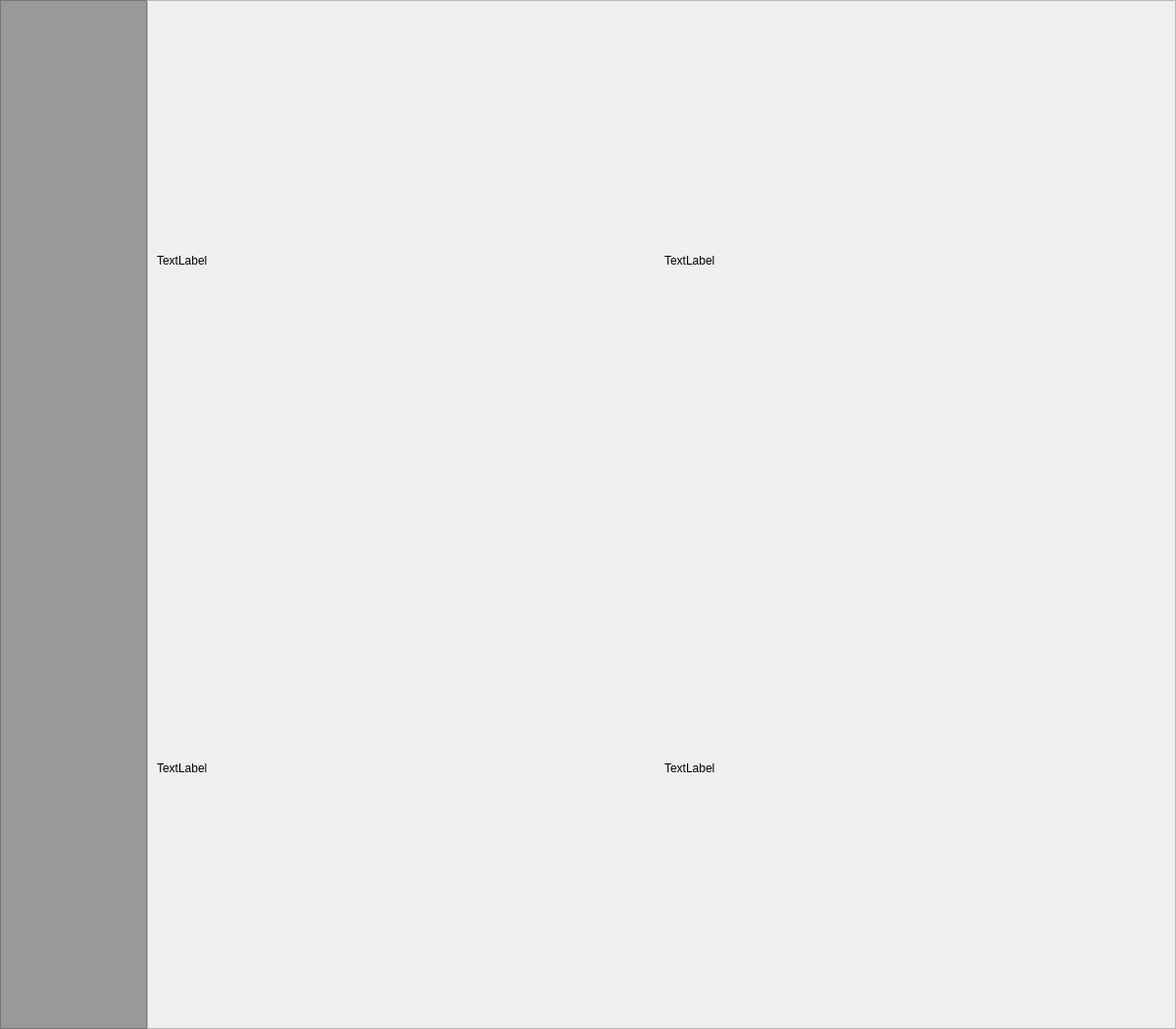
               <widget class="QWidget" name="patient_page_1">
                <layout class="QHBoxLayout" name="horizontalLayout_6">
                 <property name="spacing">
                  <number>0</number>
                 </property>
                 <property name="leftMargin">
                  <number>0</number>
                 </property>
                 <property name="topMargin">
                  <number>0</number>
                 </property>
                 <property name="rightMargin">
                  <number>0</number>
                 </property>
                 <property name="bottomMargin">
                  <number>0</number>
                 </property>
                 <item>
                  <widget class="QFrame" name="thumbnail_frame">
                   <property name="minimumSize">
                    <size>
                     <width>150</width>
                     <height>0</height>
                    </size>
                   </property>
                   <property name="maximumSize">
                    <size>
                     <width>100</width>
                     <height>16777215</height>
                    </size>
                   </property>
                   <property name="styleSheet">
                    <string notr="true">background-color: rgb(153, 153, 153);</string>
                   </property>
                   <property name="frameShape">
                    <enum>QFrame::StyledPanel</enum>
                   </property>
                   <property name="frameShadow">
                    <enum>QFrame::Raised</enum>
                   </property>
                   <layout class="QVBoxLayout" name="verticalLayout_8">
                    <property name="spacing">
                     <number>0</number>
                    </property>
                    <property name="leftMargin">
                     <number>0</number>
                    </property>
                    <property name="topMargin">
                     <number>0</number>
                    </property>
                    <property name="rightMargin">
                     <number>0</number>
                    </property>
                    <property name="bottomMargin">
                     <number>0</number>
                    </property>
                    <item>
                     <widget class="QListWidget" name="thumbnail_list_1">
                      <property name="frameShape">
                       <enum>QFrame::NoFrame</enum>
                      </property>
                     </widget>
                    </item>
                   </layout>
                  </widget>
                 </item>
                 <item>
                  <widget class="QFrame" name="pic_frame">
                   <property name="minimumSize">
                    <size>
                     <width>600</width>
                     <height>600</height>
                    </size>
                   </property>
                   <property name="frameShape">
                    <enum>QFrame::StyledPanel</enum>
                   </property>
                   <property name="frameShadow">
                    <enum>QFrame::Raised</enum>
                   </property>
                   <layout class="QGridLayout" name="gridLayout">
                    <item row="0" column="0">
                     <widget class="QLabel" name="pic_1_1">
                      <property name="minimumSize">
                       <size>
                        <width>512</width>
                        <height>512</height>
                       </size>
                      </property>
                      <property name="maximumSize">
                       <size>
                        <width>512</width>
                        <height>512</height>
                       </size>
                      </property>
                      <property name="text">
                       <string>TextLabel</string>
                      </property>
                     </widget>
                    </item>
                    <item row="0" column="1">
                     <widget class="QLabel" name="pic_1_2">
                      <property name="minimumSize">
                       <size>
                        <width>512</width>
                        <height>512</height>
                       </size>
                      </property>
                      <property name="maximumSize">
                       <size>
                        <width>512</width>
                        <height>512</height>
                       </size>
                      </property>
                      <property name="cursor">
                       <cursorShape>ArrowCursor</cursorShape>
                      </property>
                      <property name="text">
                       <string>TextLabel</string>
                      </property>
                     </widget>
                    </item>
                    <item row="1" column="0">
                     <widget class="QLabel" name="pic_1_3">
                      <property name="minimumSize">
                       <size>
                        <width>512</width>
                        <height>512</height>
                       </size>
                      </property>
                      <property name="maximumSize">
                       <size>
                        <width>512</width>
                        <height>512</height>
                       </size>
                      </property>
                      <property name="cursor">
                       <cursorShape>ArrowCursor</cursorShape>
                      </property>
                      <property name="text">
                       <string>TextLabel</string>
                      </property>
                     </widget>
                    </item>
                    <item row="1" column="1">
                     <widget class="QLabel" name="pic_1_4">
                      <property name="minimumSize">
                       <size>
                        <width>512</width>
                        <height>512</height>
                       </size>
                      </property>
                      <property name="maximumSize">
                       <size>
                        <width>512</width>
                        <height>512</height>
                       </size>
                      </property>
                      <property name="text">
                       <string>TextLabel</string>
                      </property>
                     </widget>
                    </item>
                   </layout>
                  </widget>
                 </item>
                </layout>
               </widget>
